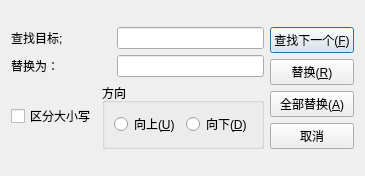
<?xml version="1.0" encoding="UTF-8"?>
<ui version="4.0">
 <class>ReplaceDialog</class>
 <widget class="QDialog" name="ReplaceDialog">
  <property name="geometry">
   <rect>
    <x>0</x>
    <y>0</y>
    <width>365</width>
    <height>176</height>
   </rect>
  </property>
  <property name="maximumSize">
   <size>
    <width>425</width>
    <height>176</height>
   </size>
  </property>
  <property name="windowTitle">
   <string>替换</string>
  </property>
  <layout class="QGridLayout" name="gridLayout">
   <item row="0" column="0">
    <layout class="QHBoxLayout" name="horizontalLayout_5">
     <item>
      <layout class="QVBoxLayout" name="verticalLayout_3">
       <item>
        <layout class="QVBoxLayout" name="verticalLayout_2">
         <item>
          <layout class="QHBoxLayout" name="horizontalLayout_3">
           <item>
            <widget class="QLabel" name="label">
             <property name="sizePolicy">
              <sizepolicy hsizetype="Fixed" vsizetype="Fixed">
               <horstretch>0</horstretch>
               <verstretch>0</verstretch>
              </sizepolicy>
             </property>
             <property name="minimumSize">
              <size>
               <width>100</width>
               <height>0</height>
              </size>
             </property>
             <property name="maximumSize">
              <size>
               <width>100</width>
               <height>16777215</height>
              </size>
             </property>
             <property name="text">
              <string>查找目标;</string>
             </property>
            </widget>
           </item>
           <item>
            <widget class="QLineEdit" name="lineEdit"/>
           </item>
          </layout>
         </item>
         <item>
          <layout class="QHBoxLayout" name="horizontalLayout_4">
           <item>
            <widget class="QLabel" name="label_2">
             <property name="sizePolicy">
              <sizepolicy hsizetype="Fixed" vsizetype="Fixed">
               <horstretch>0</horstretch>
               <verstretch>0</verstretch>
              </sizepolicy>
             </property>
             <property name="minimumSize">
              <size>
               <width>100</width>
               <height>0</height>
              </size>
             </property>
             <property name="maximumSize">
              <size>
               <width>100</width>
               <height>16777215</height>
              </size>
             </property>
             <property name="text">
              <string>替换为：</string>
             </property>
            </widget>
           </item>
           <item>
            <widget class="QLineEdit" name="lineEdit_2"/>
           </item>
          </layout>
         </item>
        </layout>
       </item>
       <item>
        <layout class="QHBoxLayout" name="horizontalLayout_2">
         <item>
          <widget class="QCheckBox" name="checkBox">
           <property name="text">
            <string>区分大小写</string>
           </property>
          </widget>
         </item>
         <item>
          <widget class="QGroupBox" name="groupBox">
           <property name="title">
            <string>方向</string>
           </property>
           <layout class="QHBoxLayout" name="horizontalLayout">
            <item>
             <widget class="QRadioButton" name="radioButton">
              <property name="text">
               <string>向上(&amp;U)</string>
              </property>
             </widget>
            </item>
            <item>
             <widget class="QRadioButton" name="radioButton_2">
              <property name="text">
               <string>向下(&amp;D)</string>
              </property>
             </widget>
            </item>
           </layout>
          </widget>
         </item>
        </layout>
       </item>
      </layout>
     </item>
     <item>
      <layout class="QVBoxLayout" name="verticalLayout">
       <item>
        <widget class="QPushButton" name="pushButton">
         <property name="text">
          <string>查找下一个(&amp;F)</string>
         </property>
        </widget>
       </item>
       <item>
        <widget class="QPushButton" name="pushButton_2">
         <property name="text">
          <string>替换(&amp;R)</string>
         </property>
        </widget>
       </item>
       <item>
        <widget class="QPushButton" name="pushButton_3">
         <property name="text">
          <string>全部替换(&amp;A)</string>
         </property>
        </widget>
       </item>
       <item>
        <widget class="QPushButton" name="pushButton_4">
         <property name="text">
          <string>取消</string>
         </property>
        </widget>
       </item>
      </layout>
     </item>
    </layout>
   </item>
  </layout>
 </widget>
 <resources/>
 <connections/>
</ui>
